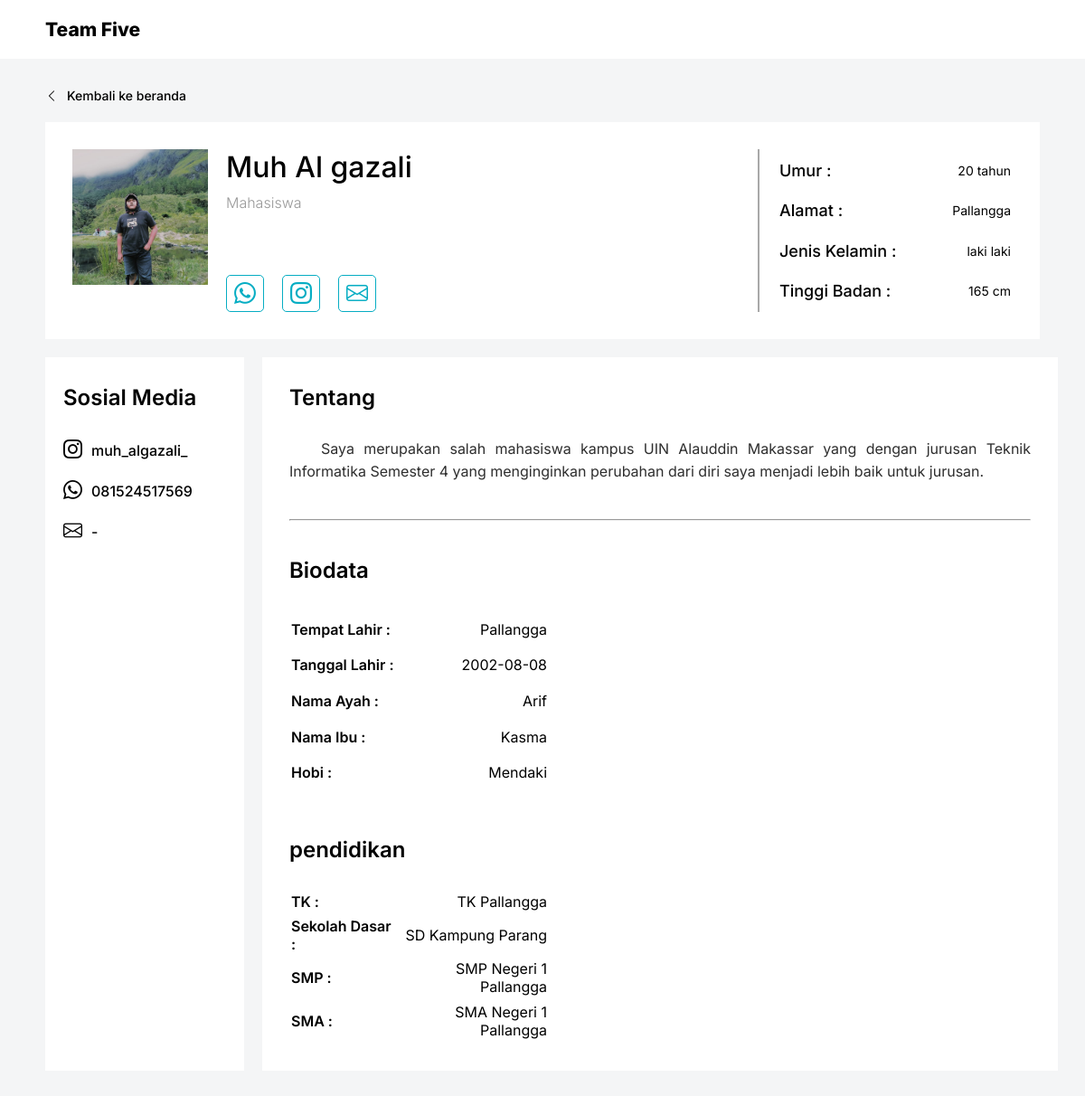
Screenshot of /detail.php?id=2 with the database file from the repository.
### tables this page shows
CREATE TABLE `user` (
  `id` int(11) NOT NULL,
  `nama` varchar(100) NOT NULL,
  `gambar` varchar(100) NOT NULL,
  `pekerjaan` varchar(100) NOT NULL,
  `umur` int(11) NOT NULL,
  `alamat` varchar(150) NOT NULL,
  `jenis_kelamin` varchar(100) NOT NULL,
  `tinggi_badan` varchar(100) NOT NULL,
  `tentang` text NOT NULL,
  `tempat_lahir` varchar(100) NOT NULL,
  `tanggal_lahir` date NOT NULL,
  `nama_ayah` varchar(100) NOT NULL,
  `nama_ibu` varchar(100) NOT NULL,
  `hobi` varchar(100) NOT NULL,
  `tk` varchar(100) NOT NULL,
  `sd` varchar(100) NOT NULL,
  `smp` varchar(100) NOT NULL,
  `sma` varchar(100) NOT NULL,
  `ig` varchar(100) DEFAULT NULL,
  `email` varchar(100) NOT NULL,
  `wa` varchar(100) DEFAULT NULL,
  `tanggal_dibuat` date DEFAULT NULL,
  `tanggal_diubah` date DEFAULT NULL
);

### detail.php (the view, shortened to what this page needs)
<?php
    $id = $_GET['id'];
    $db = mysqli_connect('localhost', 'root', '', 'biodata_db');
    $member = mysqli_query($db, "SELECT * FROM user WHERE id = $id");
    $member = mysqli_fetch_assoc($member);
?>
<!DOCTYPE html>
<html lang="en">
<head>
    <link rel="stylesheet" href="https://cdn.jsdelivr.net/npm/bootstrap-icons@1.8.3/font/bootstrap-icons.css">
    <link rel="stylesheet" href="css/detail.css">
</head>
<body>
    <nav>
        <h1>Team Five</h1>
    </nav>
    <div class="wrapper">
        <a class="back" href="./index.php"><i class="bi bi-chevron-left"></i>Kembali ke beranda </a>
        <section class="top-section">
            <img src="./img/<?= $member['gambar'] ?>" alt="" class="image">
            <div class="group-1">
                <p class="name"><?= $member['nama'] ?></p>
                <p class="job"><?= $member['pekerjaan'] ?></p>
                <div class="btn-group">
                    <div class="icon">
                        <i class="wa bi bi-whatsapp"></i>
                    </div>
                    <div class="icon">
                        <a href="https://www.instagram.com/<?= $member['ig'] ?>" target="_blank">
                            <i class="bi bi-instagram"></i>
                        </a>
                    </div>
                    <div class="icon">
                        <a href="mailto: <?= $member['email'] ?>">
                            <i class="bi bi-envelope"></i>
                        </a>
                    </div>
                </div>
            </div>
            <div class="group-2">
                <table>
                    <tr>
                        <td>Umur :</td>
                        <td><?= $member['umur'] ?> tahun</td>
                    </tr>
                    <tr>
                        <td>Alamat :</td>
                        <td><?= $member['alamat'] ?></td>
                    </tr>
                    <tr>
                        <td>Jenis Kelamin :</td>
                        <td><?= $member['jenis_kelamin'] ?></td>
                    </tr>
                    <tr>
                        <td>Tinggi Badan :</td>
                        <td><?= $member['tinggi_badan'] ?> cm</td>
                    </tr>
                </table>
            </div>
        </section>
        <section class="bottom-section">
            <div class="left-side">
                <p class="sosmed">Sosial Media</p>
                <p class="sosmed-list ig"><i class="bi bi-instagram"></i><?= $member['ig'] ?></p>
                <p class="sosmed-list wa"><i class="bi bi-whatsapp"></i><?= $member['wa'] ?></p>
                <p class="sosmed-list email"><i class="bi bi-envelope"></i><?= $member['email'] ?></p>
            </div>
            <div class="right-side">
                <h4>Tentang</h4>
                <p class="desc">
                <?= $member['tentang'] ?>
                </p>
                <hr>
                <h4>Biodata</h4>
                <table class="biodata" >
                    <tr>
                        <td>Tempat Lahir :</td>
                        <td><?= $member['tempat_lahir'] ?></td>
                    </tr>
                    <tr>
                        <td>Tanggal Lahir :</td>
                        <td><?= $member['tanggal_lahir'] ?></td>
                    </tr>
                    <tr>
                        <td>Nama Ayah :</td>
                        <td><?= $member['nama_ayah'] ?></td>
                    </tr>
                    <tr>
                        <td>Nama Ibu :</td>
                        <td><?= $member['nama_ibu'] ?></td>
                    </tr>
                    <tr>
                        <td>Hobi :</td>
                        <td><?= $member['hobi'] ?></td>
                    </tr>
                </table>
                <h4>pendidikan</h4>
                <table class="pendidikan" >
                    <tr>
                        <td>TK :</td>
                        <td><?= $member['tk'] ?></td>
                    </tr>
                    <tr>
                        <td>Sekolah Dasar :</td>
                        <td><?= $member['sd'] ?></td>
                    </tr>
                    <tr>
                        <td>SMP :</td>
                        <td><?= $member['smp'] ?></td>
                    </tr>
                    <tr>
                        <td>SMA :</td>
                        <td><?= $member['sma'] ?></td>
                    </tr>
                </table>
            </div>
        </section>
    </div>
</body>
</html>

### css/detail.css (style rules this page uses)
* { padding: 0; margin: 0; font-family: 'Inter', sans-serif; }
body { background-color: #F4F5F6; }
nav { padding: 20px 50px; background-color: white; display: flex; justify-content: space-between; align-items: center; }
nav h1 { background-color: white; font-size: 21px; font-family: 'Inter', sans-serif; font-weight: 800; }
.wrapper { padding: 30px 50px; }
.wrapper a.back { font-size: 14px; font-weight: 500; text-decoration: none; color: #000; }
.wrapper a.back > i { font-weight: 500; margin-right: 10px; }
section.top-section { margin-top: 20px; width: 100%; height: 30vh; background-color: #fff; padding: 30px; box-sizing: border-box; display: flex; }
section.top-section .group-1 { margin-left: 20px; display: flex; flex-direction: column; border-right: 2px solid #A8A8A8; flex-grow: 1; }
section.top-section img { width: 150px; height: 150px; object-fit: cover; }
section.top-section .name { font-size: 32px; font-weight: 500; margin: 0; }
section.top-section .job { font-weight: 300; color: #989898; margin-top: 10px; flex-grow: 1; }
section.top-section .group-1 .btn-group { display: flex; }
section.top-section .group-1 .btn-group i { color: #06ADC3; font-size: 24px; }
section.top-section .group-1 .btn-group .icon { border-radius: 5px; padding: 5px 8px; border: 1.5px #06ADC3 solid; }
section.top-section .group-1 .btn-group .icon:nth-child(2) { margin: 0 20px; }
section.top-section .group-2 { margin-left: 20px; width: 25%; }
section.top-section .group-2 table { width: 100%; height: 100%; }
section.top-section .group-2 table tr td { text-align: left; font-weight: 500; font-size: 18px; }
section.top-section .group-2 table tr td:nth-child(2) { font-weight: 400; font-size: 14px; text-align: right; }
section.bottom-section { margin-top: 20px; display: grid; grid-template-columns: 20% 80%; column-gap: 20px; }
section.bottom-section .left-side { padding: 30px 20px; box-sizing: border-box; background-color: #fff; }
section.bottom-section p.sosmed { font-weight: 600; font-family: 'Inter', sans-serif; font-size: 24px; margin-bottom: 30px; }
section.bottom-section p.sosmed-list { margin-bottom: 20px; font-size: 16px; font-weight: 500; word-wrap: break-word; }
section.bottom-section p.sosmed-list > i { font-size: 21px; margin-right: 10px; }
section.bottom-section p.sosmed-list.email { width: 80%; }
section.bottom-section .right-side { background-color: white; padding: 30px; }
section.bottom-section .right-side h4 { font-weight: 600; font-size: 24px; margin-bottom: 30px; }
section.bottom-section .right-side p.desc { line-height: 25px; text-align: justify; text-indent: 35px; color: #2E2E2E; }
section.bottom-section hr { margin: 40px 0; }
section.bottom-section table tr td:nth-child(1) { text-align: left; font-weight: 600; }
section.bottom-section table tr td:nth-child(2) { text-align: right; }
section.bottom-section table.biodata { width: 35%; height: 200px; margin-bottom: 50px; }
section.bottom-section table.pendidikan { width: 35%; height: 170px; }

### rows the page displays
user: gambar (picture), nama "Muh Al gazali", pekerjaan "Mahasiswa", umur "20", alamat "Pallangga", jenis_kelamin "laki laki", tinggi_badan "165", ig "muh_algazali_", wa "081524517569", email "-", tentang "Saya merupakan salah mahasiswa kampus UIN Alauddin Makassar yang dengan jurusan Teknik Informatika Semester 4 yang menginginkan perubahan dari diri saya menjadi lebih baik untuk jurusan.", tempat_lahir "Pallangga", tanggal_lahir "2002-08-08", nama_ayah "Arif", nama_ibu "Kasma", hobi "Mendaki", tk "TK Pallangga", sd "SD Kampung Parang", smp "SMP Negeri 1 Pallangga", sma "SMA Negeri 1 Pallangga"
